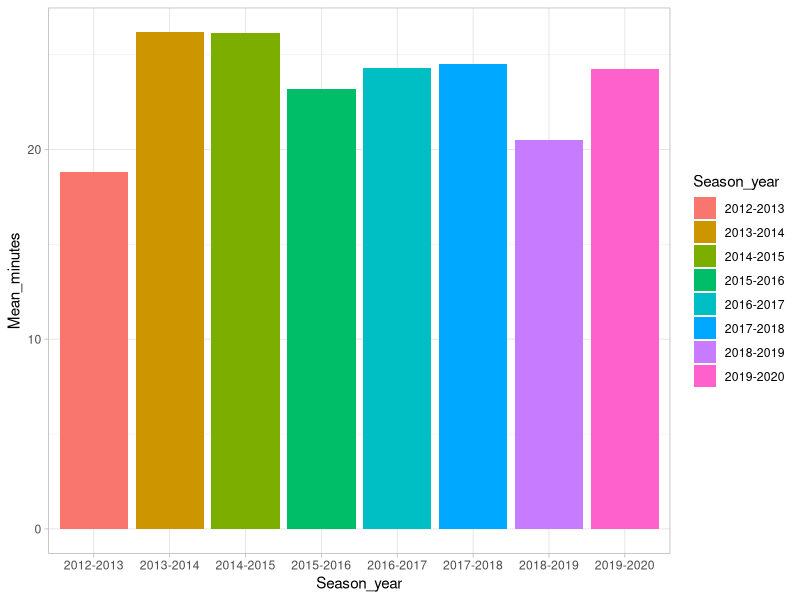

Write the R code that produced this figure. (Note: this script raises an error after producing the figure.)
library(tidyverse)

df <- read_csv("source_data/Stephen_Curry_Stats.csv")

sc_stats <- df %>% select(Season_year, Season_div, MIN, `FG%`, `3P%`, PTS)

#sc_stats <- sc_stat %>% mutate(Season_year = as.factor(sc_stats$Season_year), Season_div = as.factor(sc_stats$Season_div))



pres <- sc_stats %>% dplyr::filter(Season_div=="Pre") %>% group_by(Season_year)


pre_avg_min <- pres %>% group_by(Season_year) %>% summarise(Mean_minutes=mean(MIN))

pre_avg_min_plot <- pre_avg_min %>% ggplot(aes(Season_year,Mean_minutes, fill=Season_year)) +
  geom_col(show.legend = T) + theme_light()

#ggsave("figures/pre_avg_min_plot.png", plot=pre_avg_min_plot)
saveRDS(pre_avg_min_plot, file="figures/pre_avg_min_plot.rds");


pre_avg_FGP <- pres %>% group_by(Season_year) %>% select(Season_year, `FG%`)

pre_avg_FGP_plot <- pre_avg_FGP %>% ggplot(aes(Season_year,`FG%`, fill=Season_year)) +
  geom_boxplot() + theme_light()

#ggsave("figures/pre_avg_FGP_plot.png", plot=pre_avg_FGP_plot)

saveRDS(pre_avg_FGP_plot, file="figures/pre_avg_FGP_plot.rds")


